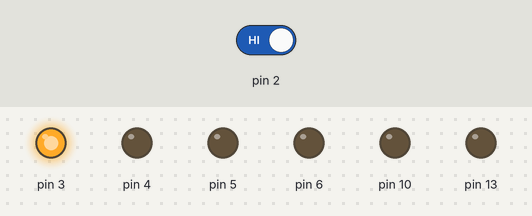
Bench run of a sketch on a simulated Arduino Uno, built with avr-gcc and run on an emulated ATmega328P. Shown: output pins drawn as LEDs (lit = HIGH). Dashed ring = blinking. Inputs (shaded band) come from the test bench; at power-on: pin 2 HIGH.

Above: at 1.2 s.
1.3 s: pin 2 driven LOW
At 1.67 s:
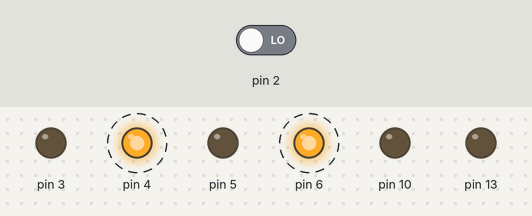
At 2.17 s:
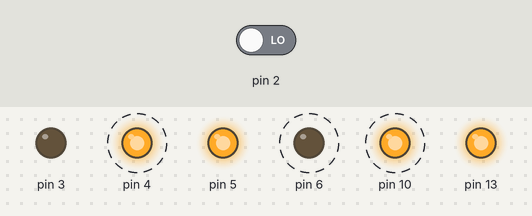
4.3 s: pin 2 driven HIGH
At 5.4 s:
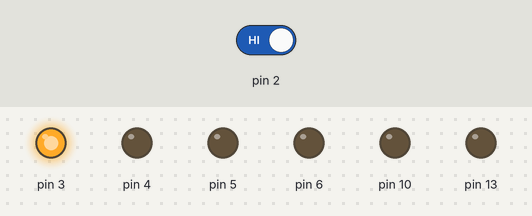
Timing chart, 0 to 7.3 s (numbered marks = the images above; inputs shaded):
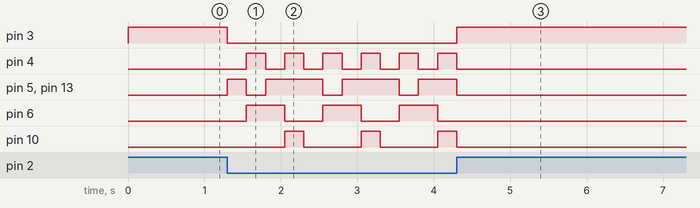

Measured:
- after the input at 1.3 s, pin 3: HIGH → LOW at once; pin 4: alternates HIGH for 0.25 s and LOW for 0.25 s, starting after 0.25 s
- after the input at 4.3 s, pin 3: LOW → HIGH at once; pin 4, pin 10: goes on until 4.3 s, then stays LOW; pin 6: stops changing and stays LOW

The sketch:

Spaceship.ino
```cpp
int switchState = 0;

void setup() {
  pinMode(3, OUTPUT);
  pinMode(13, OUTPUT);
  pinMode(6, OUTPUT);
  pinMode(10, OUTPUT);
  pinMode(4, OUTPUT);
  pinMode(5, OUTPUT);
  pinMode(2, INPUT);

}

void loop() {
  //reads the 2 pin, if there is voltage(button is pressed) will be read as high
  //no voltage is low
  //13 is Red, 10 is Blue, 6 is Yellow, 3 is Green, 4 and 5 are Purple
switchState = digitalRead(2);

if (switchState == LOW) {

  digitalWrite(3, LOW);
  digitalWrite(4, LOW);
  digitalWrite(5, HIGH);
  digitalWrite(10, LOW);
  digitalWrite(6, LOW);
  digitalWrite(13, HIGH);

   //delay in miliseconds
   delay(250);
   //toggles LEDs
  digitalWrite(4, HIGH);
  digitalWrite(5, LOW);
  digitalWrite(10, LOW);
  digitalWrite(6, HIGH);
  digitalWrite(13, LOW);

  delay(250);
  digitalWrite(4, LOW);
  digitalWrite(5, HIGH);
  digitalWrite(10, LOW);
  digitalWrite(6, HIGH);
  digitalWrite(13, HIGH);

    delay(250);
  digitalWrite(4, HIGH);
  digitalWrite(5, HIGH);
  digitalWrite(10, HIGH);
  digitalWrite(6, LOW);
  digitalWrite(13, HIGH);

  //loop is called 1000 times a second, so add a delay before loop restarts
  delay(250);

}

else {
  //digitalWrite controls voltage
  digitalWrite(3, HIGH); //green LED on
  digitalWrite(4, LOW); //purple LED off
  digitalWrite(5, LOW); //purple LED off
  digitalWrite(10, LOW);
  digitalWrite(6, LOW);
  digitalWrite(13, LOW);


}

}
```
